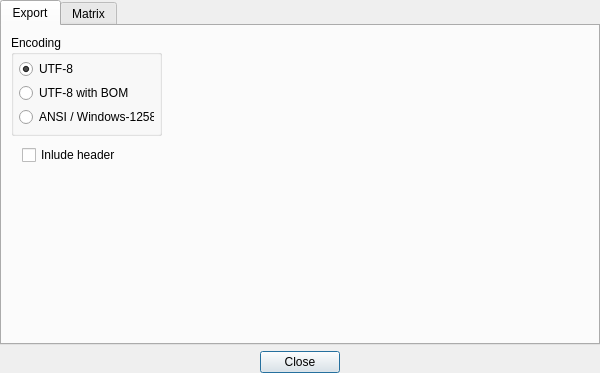
<?xml version="1.0" encoding="UTF-8"?>
<ui version="4.0">
 <class>PreferencesDialog</class>
 <widget class="QDialog" name="PreferencesDialog">
  <property name="geometry">
   <rect>
    <x>0</x>
    <y>0</y>
    <width>600</width>
    <height>373</height>
   </rect>
  </property>
  <property name="windowTitle">
   <string>Preferences</string>
  </property>
  <property name="windowIcon">
   <iconset resource="confuser.qrc">
    <normaloff>:/icons/images/icons/preferences.png</normaloff>:/icons/images/icons/preferences.png</iconset>
  </property>
  <property name="locale">
   <locale language="English" country="UnitedStates"/>
  </property>
  <layout class="QGridLayout" name="gridLayout">
   <property name="margin">
    <number>0</number>
   </property>
   <item row="1" column="0">
    <spacer name="horizontalSpacer1">
     <property name="orientation">
      <enum>Qt::Horizontal</enum>
     </property>
     <property name="sizeHint" stdset="0">
      <size>
       <width>253</width>
       <height>20</height>
      </size>
     </property>
    </spacer>
   </item>
   <item row="1" column="1">
    <widget class="QPushButton" name="pbClose">
     <property name="text">
      <string>Close</string>
     </property>
    </widget>
   </item>
   <item row="1" column="2">
    <spacer name="horizontalSpacer2">
     <property name="orientation">
      <enum>Qt::Horizontal</enum>
     </property>
     <property name="sizeHint" stdset="0">
      <size>
       <width>252</width>
       <height>20</height>
      </size>
     </property>
    </spacer>
   </item>
   <item row="0" column="0" colspan="3">
    <widget class="QTabWidget" name="tabWidget">
     <property name="currentIndex">
      <number>0</number>
     </property>
     <widget class="QWidget" name="tabExport">
      <property name="accessibleName">
       <string/>
      </property>
      <attribute name="title">
       <string>Export</string>
      </attribute>
      <widget class="QGroupBox" name="gbEncoding">
       <property name="geometry">
        <rect>
         <x>9</x>
         <y>9</y>
         <width>151</width>
         <height>101</height>
        </rect>
       </property>
       <property name="title">
        <string>Encoding</string>
       </property>
       <layout class="QVBoxLayout" name="verticalLayout">
        <property name="spacing">
         <number>0</number>
        </property>
        <property name="leftMargin">
         <number>5</number>
        </property>
        <property name="topMargin">
         <number>0</number>
        </property>
        <property name="rightMargin">
         <number>5</number>
        </property>
        <property name="bottomMargin">
         <number>0</number>
        </property>
        <item>
         <widget class="QRadioButton" name="rbEncUTF8">
          <property name="text">
           <string>UTF-8</string>
          </property>
          <property name="checked">
           <bool>true</bool>
          </property>
         </widget>
        </item>
        <item>
         <widget class="QRadioButton" name="rbEncUTF8BOM">
          <property name="text">
           <string>UTF-8 with BOM</string>
          </property>
         </widget>
        </item>
        <item>
         <widget class="QRadioButton" name="rbEncANSI">
          <property name="text">
           <string>ANSI / Windows-1258</string>
          </property>
         </widget>
        </item>
       </layout>
      </widget>
      <widget class="QCheckBox" name="cbIncludeHeader">
       <property name="geometry">
        <rect>
         <x>20</x>
         <y>120</y>
         <width>131</width>
         <height>18</height>
        </rect>
       </property>
       <property name="text">
        <string>Inlude header</string>
       </property>
      </widget>
     </widget>
     <widget class="QWidget" name="tabMatrix">
      <attribute name="title">
       <string>Matrix</string>
      </attribute>
      <widget class="QCheckBox" name="cbForceSquare">
       <property name="geometry">
        <rect>
         <x>10</x>
         <y>10</y>
         <width>131</width>
         <height>18</height>
        </rect>
       </property>
       <property name="whatsThis">
        <string>Force matrix to be square</string>
       </property>
       <property name="text">
        <string>Square matrix</string>
       </property>
      </widget>
     </widget>
    </widget>
   </item>
  </layout>
 </widget>
 <resources>
  <include location="confuser.qrc"/>
 </resources>
 <connections/>
</ui>
